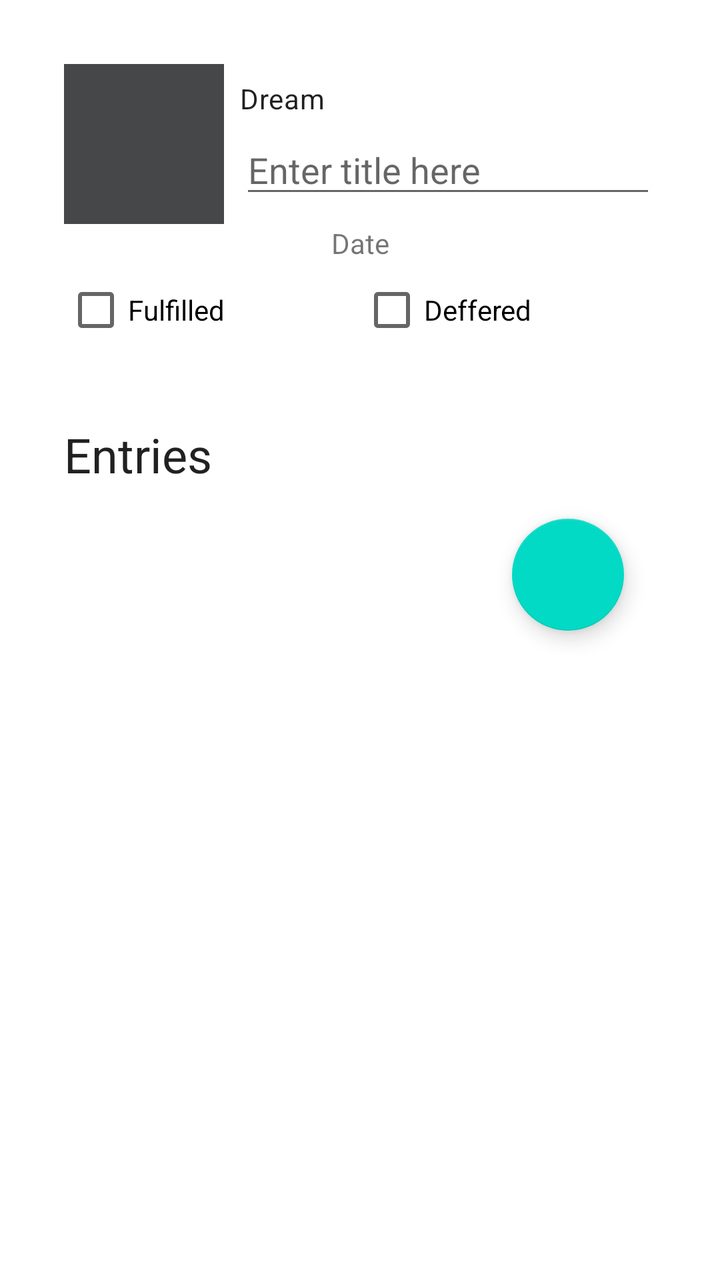
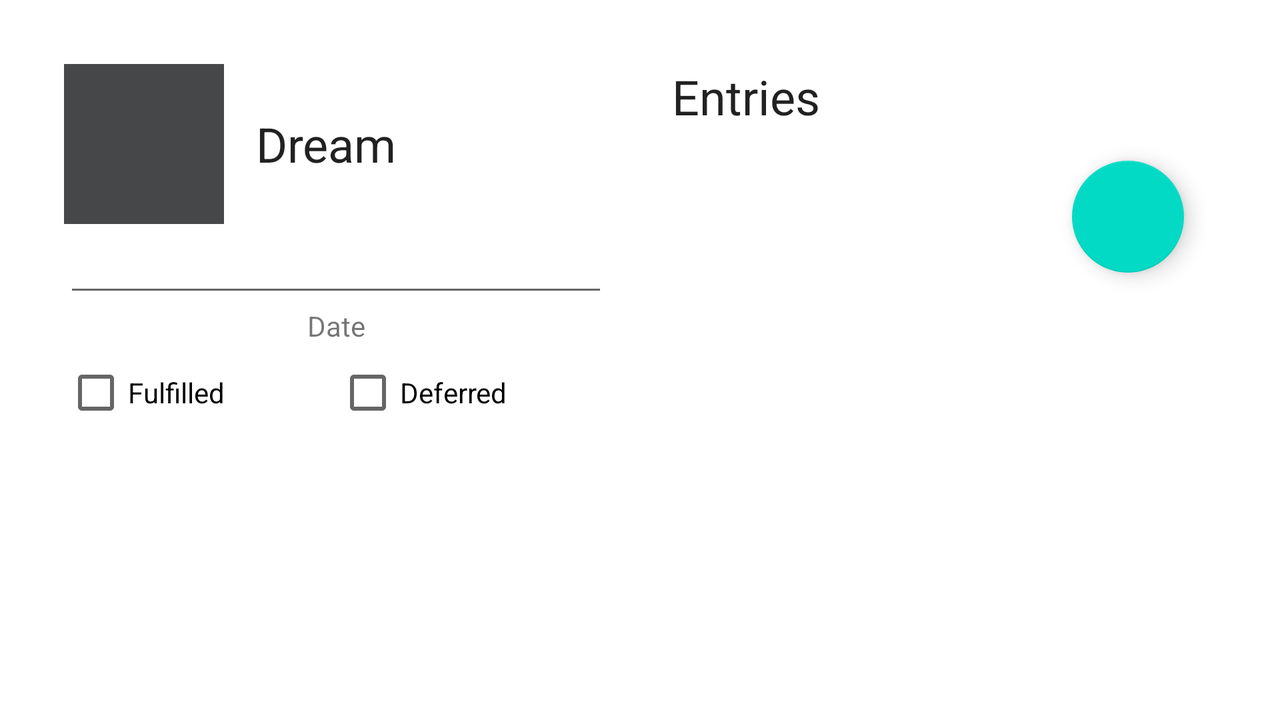

An Android layout and its configuration variant, each rendered on a device that would load it. The default file and the variant file are quoted in full after the pictures.
<!-- AndroidManifest.xml: application theme Theme.Project2Dreamcatcher -->
<!-- res/layout/fragment_dream_detail.xml -->
<?xml version="1.0" encoding="utf-8"?>
<androidx.constraintlayout.widget.ConstraintLayout
    xmlns:android="http://schemas.android.com/apk/res/android"
    xmlns:tools="http://schemas.android.com/tools"
    xmlns:app="http://schemas.android.com/apk/res-auto"
    android:layout_width="match_parent"
    android:layout_height="match_parent"
    tools:context=".MainActivity">

    <LinearLayout
        android:id="@+id/main_layout"
        android:layout_width="match_parent"
        android:layout_height="match_parent"
        android:layout_margin="16dp"
        android:orientation="vertical"
        tools:layout_editor_absoluteX="16dp"
        tools:layout_editor_absoluteY="16dp">

        <LinearLayout
            android:id="@+id/entry_layout"
            android:layout_width="match_parent"
            android:layout_height="wrap_content"
            android:layout_margin="16dp"
            android:orientation="vertical">
            <LinearLayout
                android:layout_width="match_parent"
                android:layout_height="wrap_content"
                android:orientation="horizontal"
                android:gravity="center_vertical">


                <ImageView
                    android:id="@+id/dream_photo"
                    android:layout_width="80dp"
                    android:layout_height="80dp"
                    android:layout_marginEnd="8dp"
                    android:background="@color/material_dynamic_neutral30"
                    android:contentDescription="@string/dream_photo"
                    android:cropToPadding="true"
                    android:scaleType="centerInside" />
                <LinearLayout
                    android:layout_width="0dp"
                    android:layout_height="wrap_content"
                    android:layout_weight="1"
                    android:orientation="vertical">
                    <TextView
                        android:layout_width="wrap_content"
                        android:layout_height="wrap_content"
                        android:text="Dream"
                        android:textAppearance="?attr/textAppearanceBody2"
                        android:layout_marginBottom="4dp" />
                    <EditText
                        android:id="@+id/title_text"
                        android:layout_width="match_parent"
                        android:layout_height="wrap_content"
                        android:importantForAutofill="no"
                        android:inputType="text"
                        android:textSize="18sp"
                        android:hint="Enter title here" />
                </LinearLayout>

            </LinearLayout>



            <TextView
                android:id="@+id/last_updated_text"
                android:layout_width="match_parent"
                android:layout_height="wrap_content"
                android:gravity="center"
                android:text="Date" />



            <LinearLayout
                android:layout_width="match_parent"
                android:layout_height="wrap_content"
                android:gravity="end"
                android:orientation="horizontal">

                <CheckBox
                    android:id="@+id/fulfilled_checkbox"
                    android:layout_width="0dp"
                    android:layout_height="wrap_content"
                    android:layout_weight="1"
                    android:text="Fulfilled" />

                <CheckBox
                    android:id="@+id/deferred_checkbox"
                    android:layout_width="0dp"
                    android:layout_height="wrap_content"
                    android:layout_weight="1"
                    android:text="Deffered" />
            </LinearLayout>
        </LinearLayout>



        <LinearLayout
            android:id="@+id/button_layout"
            android:layout_width="match_parent"
            android:layout_height="wrap_content"
            android:layout_margin="16dp"
            android:orientation="vertical">

            <TextView
                android:layout_width="match_parent"
                android:layout_height="wrap_content"
                android:text="Entries"
                android:textAppearance="?attr/textAppearanceHeadline5" />

            <androidx.recyclerview.widget.RecyclerView
                android:id="@+id/dream_entry_recycler"
                android:layout_width="match_parent"
                android:layout_height="0dp"
                android:layout_weight="1"
                tools:listitem="@layout/list_item_dream_entry" />









            <com.google.android.material.floatingactionbutton.FloatingActionButton
                android:id="@+id/add_reflection_button"
                android:layout_width="wrap_content"
                android:layout_height="wrap_content"
                android:layout_gravity="bottom|end"
                android:layout_margin="16dp"
                android:clickable="true"
                android:contentDescription="@string/floating_action_button"
                android:src="@drawable/ic_add" />
        </LinearLayout>
    </LinearLayout>


</androidx.constraintlayout.widget.ConstraintLayout>
<!-- res/layout/list_item_dream_entry.xml (included above) -->
<?xml version="1.0" encoding="utf-8"?>
<LinearLayout
    xmlns:android="http://schemas.android.com/apk/res/android"
    android:id="@+id/button_layout"
    android:layout_width="match_parent"
    android:layout_height="wrap_content">

    <Button
        android:id="@+id/entry_1_button"
        android:layout_width="match_parent"
        android:layout_height="wrap_content"
        android:enabled="false"
        android:text="button" />
</LinearLayout>
<!-- resources referenced by this layout -->
<resources>
  <color name="material_dynamic_neutral30">#FFCCCCCC</color>
  <string name="dream_photo">Photo</string>
  <string name="floating_action_button">Floating_action_button</string>
  <style name="Theme.Project2Dreamcatcher" parent="Theme.MaterialComponents.DayNight.DarkActionBar">
          
          <item name="colorPrimary">@color/purple_500</item>
          <item name="colorPrimaryVariant">@color/purple_700</item>
          <item name="colorOnPrimary">@color/white</item>
          
          <item name="colorSecondary">@color/teal_200</item>
          <item name="colorSecondaryVariant">@color/teal_700</item>
          <item name="colorOnSecondary">@color/black</item>
          
          <item name="android:statusBarColor">?attr/colorPrimaryVariant</item>
          
      </style>
  <color name="purple_500">#FF6200EE</color>
  <color name="purple_700">#FF3700B3</color>
  <color name="white">#FFFFFFFF</color>
  <color name="teal_200">#FF03DAC5</color>
  <color name="teal_700">#FF018786</color>
  <color name="black">#FF000000</color>
</resources>
<!-- res/layout-land/fragment_dream_detail.xml (the author's variant of the layout above) -->
<!-- drawn on the phone turned sideways -->
<?xml version="1.0" encoding="utf-8"?>
<androidx.constraintlayout.widget.ConstraintLayout
    xmlns:android="http://schemas.android.com/apk/res/android"
    xmlns:tools="http://schemas.android.com/tools"
    xmlns:app="http://schemas.android.com/apk/res-auto"
    android:layout_width="match_parent"
    android:layout_height="match_parent"
    tools:context=".MainActivity">

    <LinearLayout
        android:id="@+id/main_layout"
        android:layout_width="match_parent"
        android:layout_height="match_parent"
        android:layout_margin="16dp"
        android:orientation="horizontal"
        tools:layout_editor_absoluteX="16dp"
        tools:layout_editor_absoluteY="16dp">

        <LinearLayout
            android:id="@+id/entry_layout"
            android:layout_width="0dp"
            android:layout_height="wrap_content"
            android:layout_weight="0.5"
            android:layout_margin="16dp"
            android:orientation="vertical">
            <LinearLayout
                android:layout_width="match_parent"
                android:layout_height="match_parent"
                android:gravity="center_vertical"
                android:orientation="horizontal">
                <ImageView
                    android:id="@+id/dream_photo"
                    android:layout_width="80dp"
                    android:layout_height="80dp"
                    android:layout_marginEnd="16dp"
                    android:background="@color/material_dynamic_neutral30"
                    android:contentDescription="@string/dream_photo"
                    android:cropToPadding="true"
                    android:scaleType="centerInside" />

            <TextView
                android:layout_width="match_parent"
                android:layout_height="wrap_content"
                android:text="Dream"
                android:textAppearance="?attr/textAppearanceHeadline5" />
            </LinearLayout>

            <EditText
                android:id="@+id/title_text"
                android:layout_width="match_parent"
                android:layout_height="wrap_content"
                android:importantForAutofill="no"
                android:inputType="text" />

            <TextView
                android:id="@+id/last_updated_text"
                android:layout_width="match_parent"
                android:layout_height="wrap_content"
                android:gravity="center"
                android:text="Date" />

            <LinearLayout
                android:layout_width="match_parent"
                android:layout_height="wrap_content"
                android:gravity="end"
                android:orientation="horizontal">

                <CheckBox
                    android:id="@+id/fulfilled_checkbox"
                    android:layout_width="0dp"
                    android:layout_height="wrap_content"
                    android:layout_weight="1"
                    android:text="Fulfilled" />

                <CheckBox
                    android:id="@+id/deferred_checkbox"
                    android:layout_width="0dp"
                    android:layout_height="wrap_content"
                    android:layout_weight="1"
                    android:text="Deferred" />
            </LinearLayout>
        </LinearLayout>

        <LinearLayout
            android:id="@+id/button_layout"
            android:layout_width="0dp"
            android:layout_height="wrap_content"
            android:layout_weight="0.5"
            android:layout_margin="16dp"
            android:orientation="vertical">

            <TextView
                android:layout_width="match_parent"
                android:layout_height="wrap_content"
                android:text="Entries"
                android:textAppearance="?attr/textAppearanceHeadline5" />

            <androidx.recyclerview.widget.RecyclerView
                android:id="@+id/dream_entry_recycler"
                android:layout_width="match_parent"
                android:layout_height="0dp"
                android:layout_weight="1"
                tools:listitem="@layout/list_item_dream_entry" />






                <com.google.android.material.floatingactionbutton.FloatingActionButton
                    android:id="@+id/add_reflection_button"
                    android:layout_width="wrap_content"
                    android:layout_height="wrap_content"
                    android:layout_gravity="bottom|end"
                    android:layout_margin="16dp"
                    android:clickable="true"
                    android:contentDescription="@string/floating_action_button"
                    android:src="@drawable/ic_add" />
        </LinearLayout>
    </LinearLayout>

</androidx.constraintlayout.widget.ConstraintLayout>
